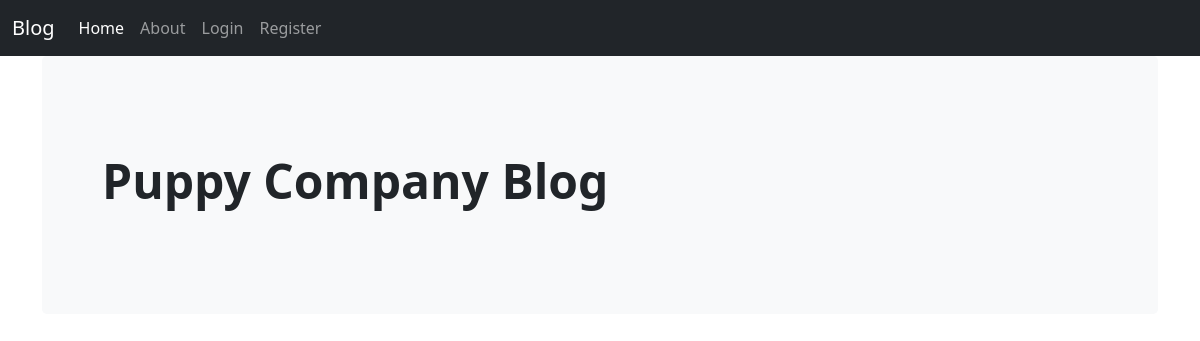
Before: / with the older database file.
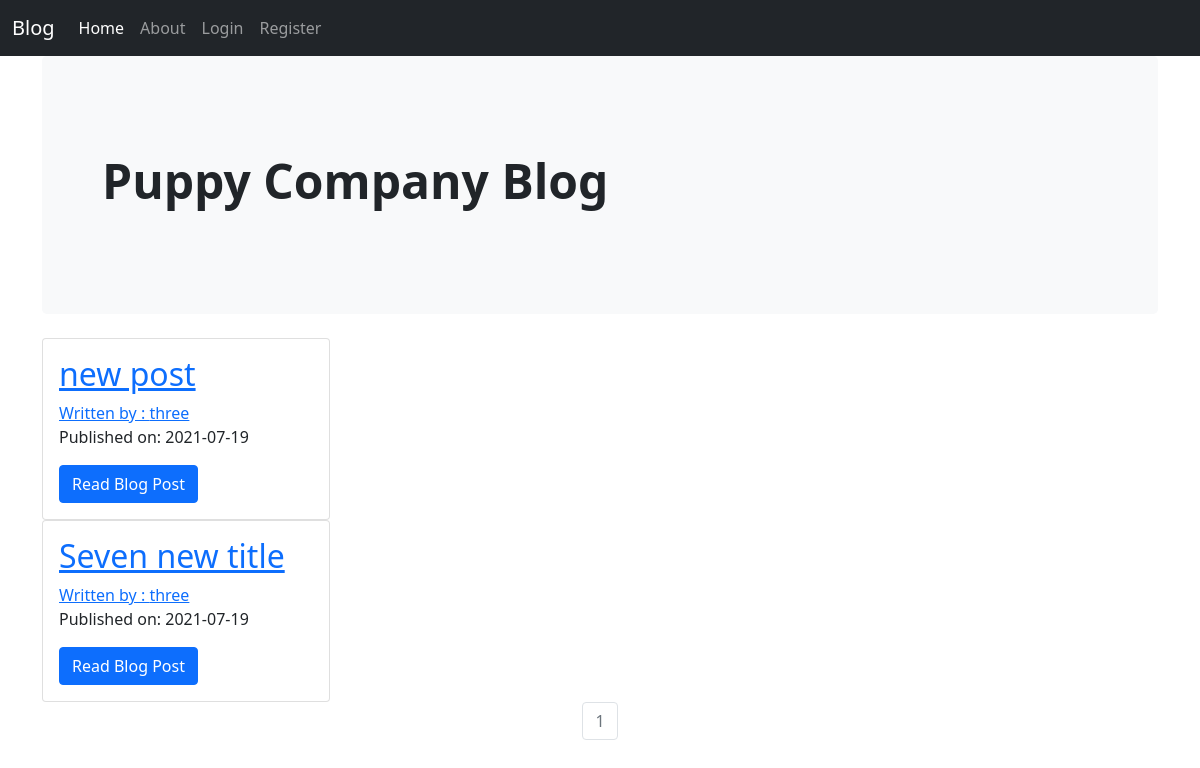
After: the same page with the newer database file.
### puppycompanyblog/models.py (models this page shows, shortened)
class BlogPost(db.Model):
    users = db.relationship(User)
    id = db.Column(db.Integer,primary_key=True)
    user_id = db.Column(db.Integer,db.ForeignKey('users.id'),nullable=False)
    date = db.Column(db.DateTime,nullable=False,default=datetime.utcnow)
    title = db.Column(db.String(128),nullable=False)
    text = db.Column(db.String(256),nullable=False)

class User(db.Model,UserMixin):
    __tablename__ = 'users'
    id = db.Column(db.Integer,primary_key=True)
    profile_image = db.Column(db.String(64),nullable=False,default='default_profile.png')
    email = db.Column(db.String(64),unique=True,index=True)
    username = db.Column(db.String(64),unique=True,index=True)
    password_hash = db.Column(db.String(128))
    posts = db.relationship('BlogPost',backref='author',lazy=True)

### puppycompanyblog/core/views.py (the view)
@core.route('/')
def index():
    page = request.args.get('page',1,type=int)
    blog_posts = BlogPost.query.order_by(BlogPost.date.desc()).paginate(page=page,per_page=5)
    return render_template('index.html',blog_posts=blog_posts)

### puppycompanyblog/templates/index.html
{% extends 'base.html' %}
{% block content %}
<div class="p-5 mb-4 bg-light rounded-3" bis_skin_checked="1">
  <div class="container-fluid py-5" bis_skin_checked="1">
    <h1 class="display-5 fw-bold">Puppy Company Blog</h1>
  </div>
</div>
<div class="conainer">
  {% for post in blog_posts.items %}
  <div class="card" style="width: 18rem;">
    <div class="card-body">
      <h2><a href="{{url_for('blog_posts.blog_post',blog_post_id=post.id)}}">{{post.title}}</a> </h2>
      <a href="{{url_for('users.user_posts',username=post.author.username)}}">Written by : {{post.author.username}}</a>
      <p class="card-text">Published on: {{post.date.strftime('%Y-%m-%d')}}</p>
      <a href="{{url_for('blog_posts.blog_post',blog_post_id=post.id)}}" class="btn btn-primary">Read Blog Post</a>
    </div>
  </div>
  {% endfor %}
</div>
<nav aria-label="Page navigation example">
  <ul class="pagination justify-content-center">
    {% for page_num in blog_posts.iter_pages(left_edge=1,right_edge=1,left_current=1,right_current=2) %}
      {% if blog_posts.page == page_num %}
      <li class='page-item disabled'>
         <a class='page-link' href='{{url_for('core.index',page=page_num)}}'>{{page_num}}</a>
      </li>
      {% else %}
      <li class='page-item'>
         <a class='page-link' href='{{url_for('users.user_posts',page=page_num)}}'>{{page_num}}</a>
      </li>
      {% endif %}
    {% endfor %}
  </ul>
</nav>
{% endblock %}

### puppycompanyblog/templates/base.html (shortened to what this page needs)
<!DOCTYPE html>
<html lang="en" dir="ltr">
  <head>
    <link href="https://cdn.jsdelivr.net/npm/bootstrap@5.0.1/dist/css/bootstrap.min.css" rel="stylesheet">
  </head>
  <body>
  <nav class="navbar navbar-expand-lg navbar-dark bg-dark">
  <div class="container-fluid">
    <a class="navbar-brand" href="#">Blog</a>
    <div class="collapse navbar-collapse" id="navbarNav">
      <ul class="navbar-nav">
        <li class="nav-item"><a class="nav-link active" aria-current="page" href="{{url_for('core.index')}}">Home</a></li>
        <li class="nav-item"><a class="nav-link" href="{{url_for('core.info')}}">About</a></li>
        {% if current_user.is_authenticated %}
        <li class="nav-item"><a class="nav-link" href="{{url_for('users.logout')}}">Logout</a></li>
        <li class="nav-item"><a class="nav-link" href="{{url_for('users.account')}}">Account</a></li>
        <li class="nav-item"><a class="nav-link" href="{{url_for('blog_posts.create_post')}}">Create Post</a></li>
        {% else %}
        <li class="nav-item"><a class="nav-link" href="{{url_for('users.login')}}">Login</a></li>
        <li class="nav-item"><a class="nav-link" href="{{url_for('users.register')}}">Register</a></li>
        {% endif %}
      </ul>
    </div>
  </div>
</nav>
<div class="container">
  {% block content %}{% endblock %}
</div>
  </body>
</html>

Changed rows visible on the page:
added BlogPost: title "new post", author.username "three", date "2021-07-19"
added BlogPost: title "Seven new title", author.username "three", date "2021-07-19"
Other visible differences:
new list line: "1"
